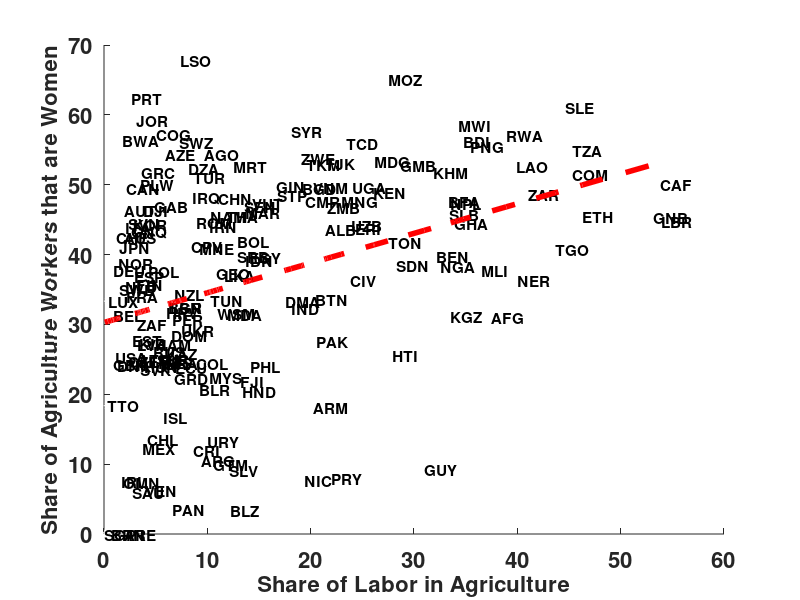

MATLAB code for this plot:
%%%%%%%%%%%%%%%%%%%%%%%%%%%%%%%%%%%%%%%%%%%%%%%%%%%%%%%%%%%%%%%%%%%%%%%%%%%
% Creates Figure 4 in Lagakos and Waugh (2012). Associated data is in the
% .mat file wm_new_data.mat The paper details the construction of this
% data.
%
%%%%%%%%%%%%%%%%%%%%%%%%%%%%%%%%%%%%%%%%%%%%%%%%%%%%%%%%%%%%%%%%%%%%%%%%%%%
clear all
load wm_new_data.mat

axes1 = axes('Parent',figure,...
'FontWeight','bold','FontSize',16);

hold('all');

plot(wm_new_data(:,1),wm_new_data(:,2),'w*')
text(wm_new_data(:,1),wm_new_data(:,2),wm_names(:),'Fontsize',11,'FontWeight','bold','Color','k')
xlabel('Share of Labor in Agriculture','FontWeight','bold','FontSize',16);
ylabel('Share of Agriculture Workers that are Women','FontWeight','bold','FontSize',16);

[b,bint] = regress(wm_new_data(:,2), [ones(length(wm_new_data(:,1)),1),wm_new_data(:,1)])

fit = [ones(length(wm_new_data(:,1)),1),sort(wm_new_data(:,1))]*b;

plot(sort(wm_new_data(:,1)),fit,'r--','LineWidth',4)
